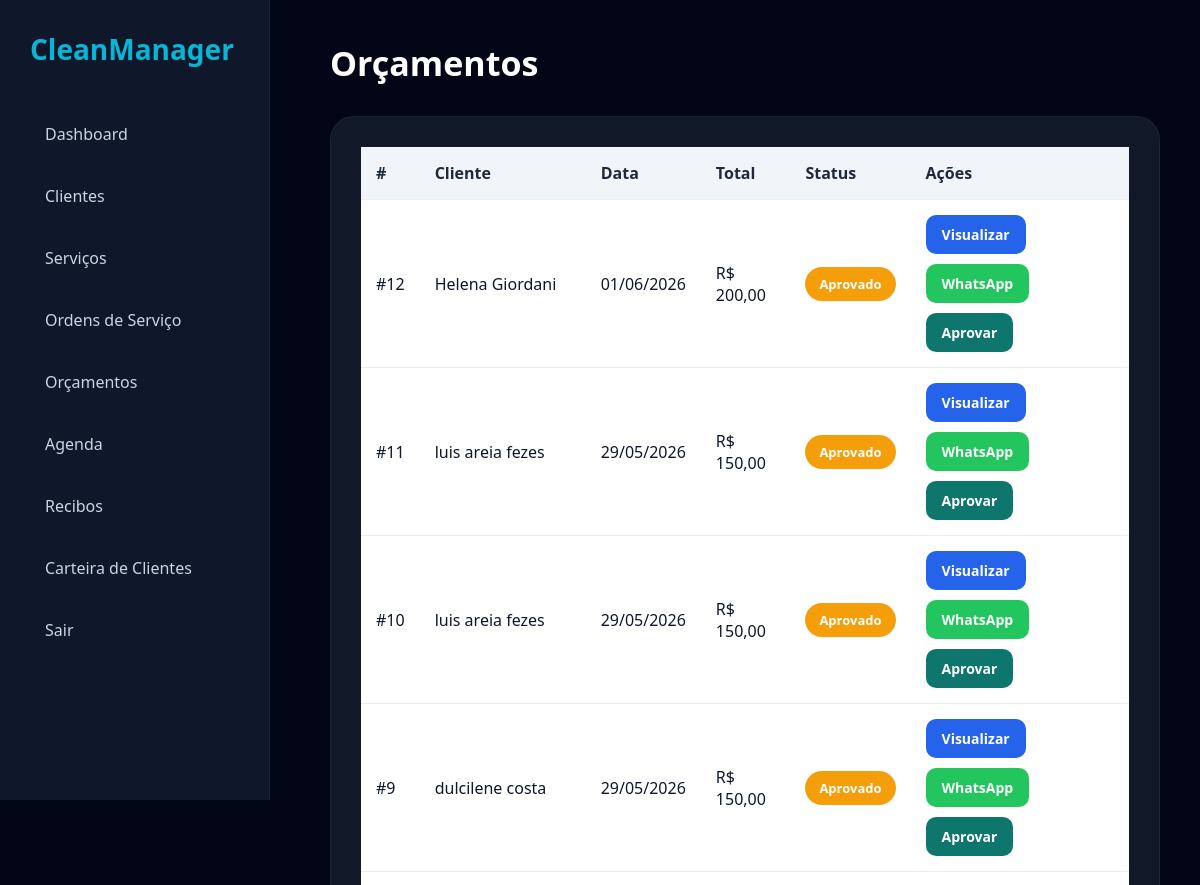
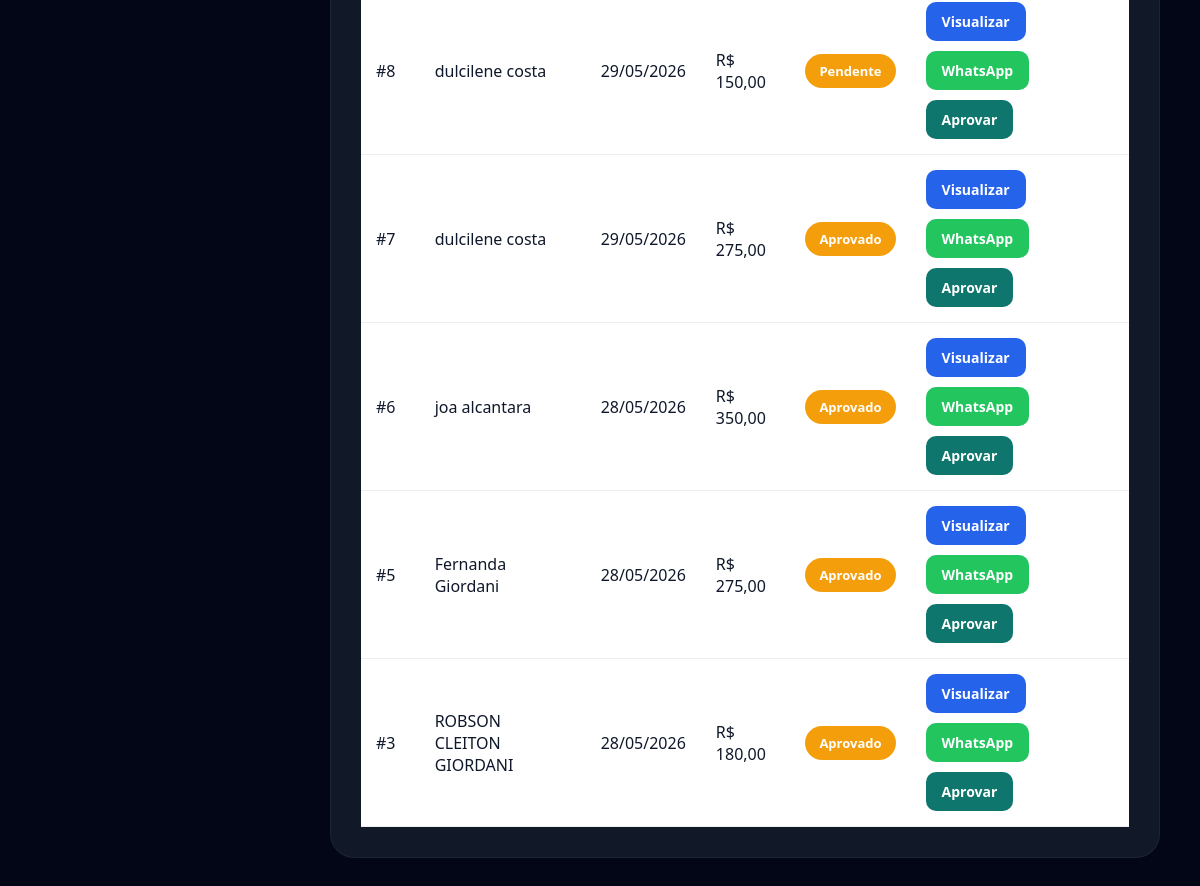
Page /admin/orcamentos.php on the earlier database version (2 pictures, top to bottom).
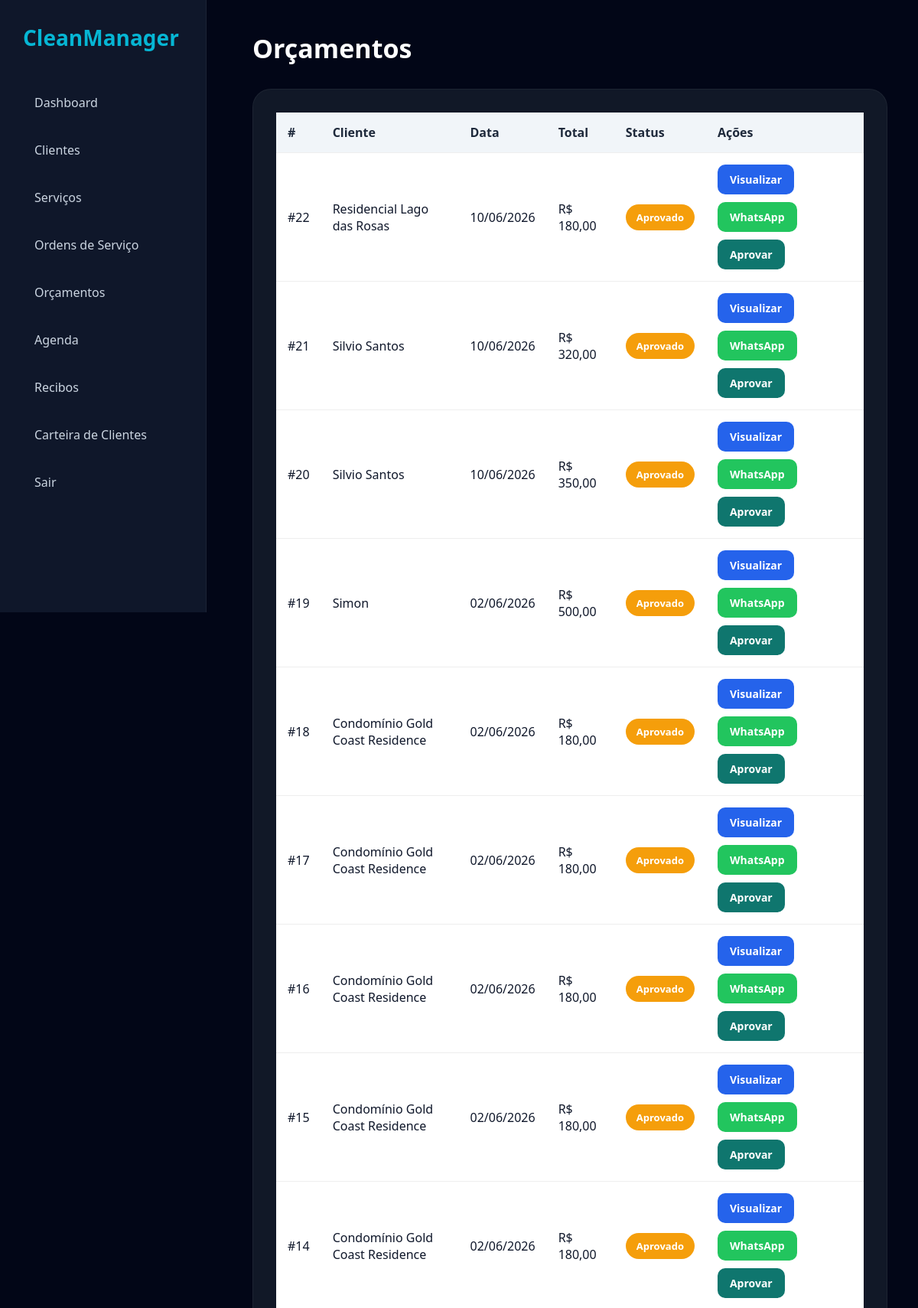
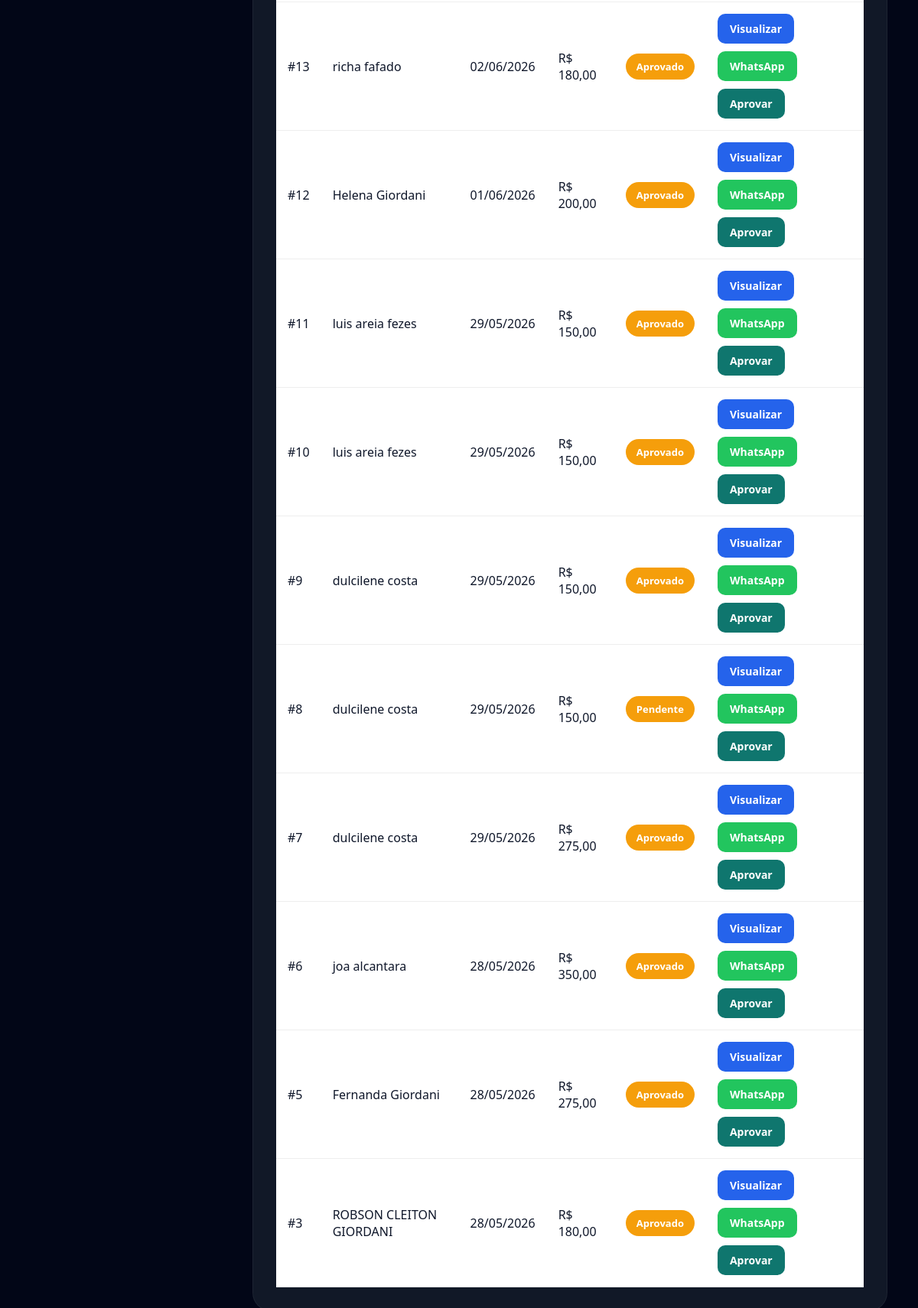
Same page on the later database version (2 pictures, top to bottom).
### tables this page shows
CREATE TABLE orcamentos (

    id INTEGER PRIMARY KEY AUTOINCREMENT,

    cliente_id INTEGER,

    observacoes TEXT,

    total REAL,

    status TEXT,

    data TEXT

);

CREATE TABLE clientes (

    id INTEGER PRIMARY KEY AUTOINCREMENT,

    nome TEXT,
    telefone TEXT,
    endereco TEXT,
    observacoes TEXT

, cpf_cnpj TEXT, cidade TEXT, tipo_servico TEXT, origem TEXT);

### admin/orcamentos.php (the view, shortened to what this page needs)
<?php
include '../config/conexao.php';
$orcamentos = $db->query("
SELECT
orcamentos.*,
clientes.nome
FROM orcamentos
LEFT JOIN clientes
ON clientes.id = orcamentos.cliente_id
ORDER BY orcamentos.id DESC
");
?>
<!DOCTYPE html>
<html lang="pt-br">
<head>
<link rel="stylesheet"
href="../assets/css/dashboard.css">
</head>
<body>
<?php include '../includes/sidebar.php'; ?>
<div class="content">
<div class="topbar">
<h1>Orçamentos</h1>
</div>
<div class="card">
<div class="table-container">
<table>
<thead>
<tr>
<th>#</th>
<th>Cliente</th>
<th>Data</th>
<th>Total</th>
<th>Status</th>
<th>Ações</th>
</tr>
</thead>
<tbody>
<?php while($orcamento = $orcamentos->fetchArray()) { ?>
<tr>
<td>
#<?= $orcamento['id']; ?>
</td>
<td>
<?= $orcamento['nome']; ?>
</td>
<td>
<?= $orcamento['data']; ?>
</td>
<td>
R$ <?= number_format(
$orcamento['total'],
2,
',',
'.'
); ?>
</td>
<td>
<span class="status pendente">
<?= $orcamento['status']; ?>
</span>
</td>
<td>
<div class="actions">
<a
href="visualizar-orcamento.php?id=<?= $orcamento['id']; ?>"
class="action-btn view">
Visualizar
</a>
<a
target="_blank"
href="https://wa.me/?text=Segue seu orçamento da Giordani Cleaning"
class="action-btn whatsapp">
WhatsApp
</a>
<a
href="#"
class="action-btn approve">
Aprovar
</a>
</div>
</td>
</tr>
<?php } ?>
</tbody>
</table>
</div>
</div>
</div>
</body>
</html>

### includes/sidebar.php
<div class="sidebar">
<h2>CleanManager</h2>
<a href="../admin/dashboard.php">
Dashboard
</a>
<a href="../admin/clientes.php">
Clientes
</a>
<a href="../admin/servicos.php">
Serviços
</a>
<a href="../admin/ordens.php">
Ordens de Serviço
</a>
<a href="../admin/orcamentos.php">
Orçamentos
</a>
<a href="../admin/agenda.php">
Agenda
</a>
<a href="../admin/recibos.php">
Recibos
</a>
<a href="../admin/carteira-clientes.php">
Carteira de Clientes
</a>
<a href="../logout.php">
Sair
</a>
</div>

### assets/css/dashboard.css (style rules this page uses)
* { margin: 0; padding: 0; box-sizing: border-box; font-family: "Segoe UI", sans-serif; }
body { background: #020617; color: white; }
.sidebar { width: 270px; height: 100vh; background: #0f172a; position: fixed; left: 0; top: 0; padding: 30px; border-right: 1px solid rgba(255, 255, 255, 0.05); overflow-y: auto; }
.sidebar h2 { color: #06b6d4; margin-bottom: 40px; font-size: 28px; }
.sidebar a { display: flex; align-items: center; gap: 10px; color: #cbd5e1; text-decoration: none; padding: 15px; border-radius: 14px; margin-bottom: 10px; transition: 0.3s; }
.content { margin-left: 290px; padding: 40px; }
.topbar { display: flex; justify-content: space-between; align-items: center; margin-bottom: 30px; }
.topbar h1 { font-size: 34px; }
.card { background: #111827; padding: 30px; border-radius: 24px; margin-bottom: 25px; border: 1px solid rgba(255, 255, 255, 0.05); }
.table-container { overflow-x: auto; }
table { width: 100%; border-collapse: collapse; min-width: 700px; }
table th { text-align: left; padding: 18px; background: #1e293b; }
table td { padding: 18px; border-bottom: 1px solid rgba(255, 255, 255, 0.05); }
.status { padding: 8px 14px; border-radius: 999px; font-size: 13px; font-weight: bold; }
.pendente { background: #78350f; color: #fde68a; }
.actions { display: flex; gap: 8px; }

### admin/orcamentos.php (style rules this page uses)
.table-container { overflow-x:auto; }
table { width:100%; border-collapse:collapse; background:white; }
table th, table td { padding:15px; border-bottom:1px solid #eee; text-align:left; color:#0f172a; }
table th { background:#f1f5f9; color:#1e293b; }
.status { padding:8px 14px; border-radius:20px; color:white; font-size:13px; font-weight:bold; display:inline-block; }
.pendente { background:#f59e0b; }
.actions { display:flex; gap:10px; flex-wrap:wrap; }
.action-btn { padding:10px 16px; border-radius:10px; color:white !important; text-decoration:none; font-size:14px; font-weight:bold; display:inline-block; }
.view { background:#2563eb; }
.whatsapp { background:#22c55e; }
.approve { background:#0f766e; }

Differences in the rows shown:
added orcamentos: id "22", cliente.nome "Residencial Lago das Rosas", data "10/06/2026", total "180,00", status "Aprovado"
added orcamentos: id "21", cliente.nome "Silvio Santos", data "10/06/2026", total "320,00", status "Aprovado"
added orcamentos: id "20", cliente.nome "Silvio Santos", data "10/06/2026", total "350,00", status "Aprovado"
added orcamentos: id "19", cliente.nome "Simon", data "02/06/2026", total "500,00", status "Aprovado"
added orcamentos: id "18", cliente.nome "Condomínio Gold Coast Residence", data "02/06/2026", total "180,00", status "Aprovado"
added orcamentos: id "17", cliente.nome "Condomínio Gold Coast Residence", data "02/06/2026", total "180,00", status "Aprovado"
added orcamentos: id "16", cliente.nome "Condomínio Gold Coast Residence", data "02/06/2026", total "180,00", status "Aprovado"
added orcamentos: id "15", cliente.nome "Condomínio Gold Coast Residence", data "02/06/2026", total "180,00", status "Aprovado"
added orcamentos: id "14", cliente.nome "Condomínio Gold Coast Residence", data "02/06/2026", total "180,00", status "Aprovado"
added orcamentos: id "13", cliente.nome "richa fafado", data "02/06/2026", total "180,00", status "Aprovado"
